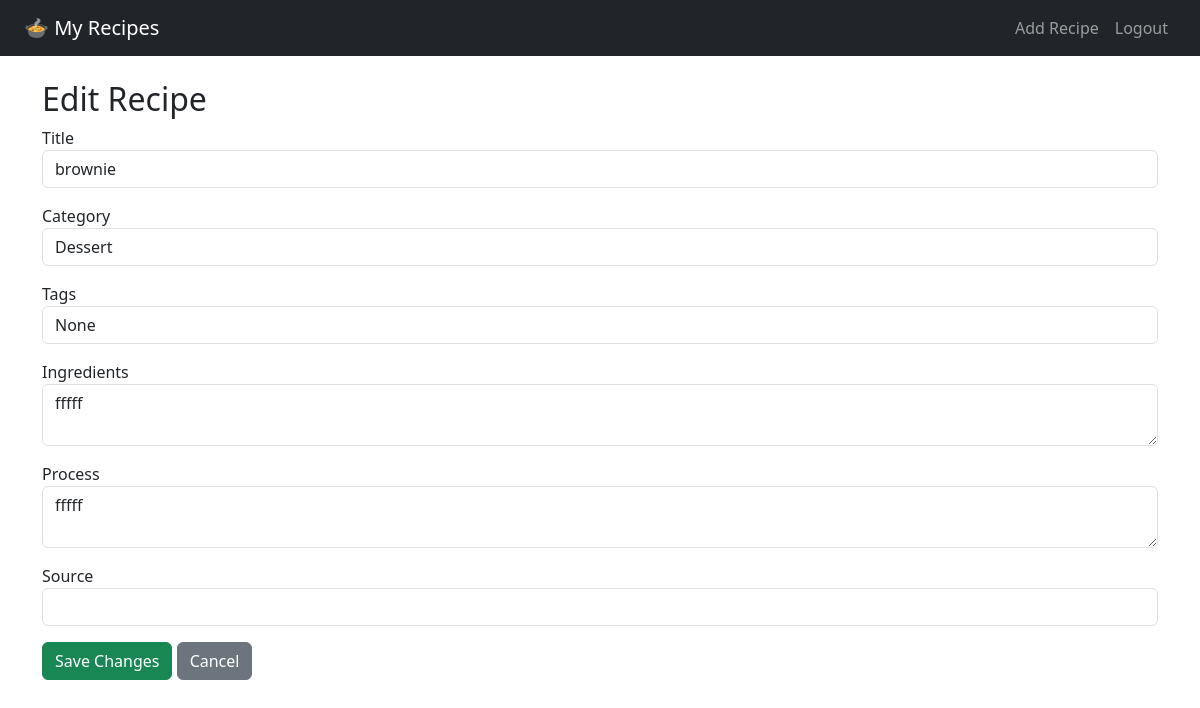
Page /edit/1 (signed in) on the committed database.
### app.py (models this page shows)
class Recipe(db.Model):
    id = db.Column(db.Integer, primary_key=True)
    title = db.Column(db.String(150), nullable=False)
    category = db.Column(db.String(50), nullable=False)
    tags = db.Column(db.String(150), nullable=True)
    ingredients = db.Column(db.Text, nullable=False)
    process = db.Column(db.Text, nullable=False)
    image = db.Column(db.String(150))
    source = db.Column(db.String(250))
    date = db.Column(db.DateTime, default=datetime.utcnow)
    votes_interesting = db.Column(db.Integer, default=0)
    votes_mindblowing = db.Column(db.Integer, default=0)
    votes_false = db.Column(db.Integer, default=0)
    user_id = db.Column(db.Integer, db.ForeignKey('user.id'))

### app.py (the view, shortened to what this page needs)
@app.route('/edit/<int:recipe_id>', methods=['GET', 'POST'])
@login_required
def edit_recipe(recipe_id):
    recipe = Recipe.query.get_or_404(recipe_id)
    if recipe.user_id != current_user.id:
        flash("You don't have permission to edit this recipe.")
        return redirect(url_for('index'))
    return render_template('edit_recipe.html', recipe=recipe)

### app.py (called while the page is built)
@login_manager.user_loader
def load_user(user_id):
    return User.query.get(int(user_id))

### templates/edit_recipe.html (shortened to what this page needs)
{% extends 'base.html' %}
{% block content %}
<h2>Edit Recipe</h2>
<form method="POST">
  <div class="mb-3">
    <label>Title</label>
    <input class="form-control" type="text" name="title" value="{{ recipe.title }}" required>
  </div>
  <div class="mb-3">
    <label>Category</label>
    <input class="form-control" type="text" name="category" value="{{ recipe.category }}" required>
  </div>
  <div class="mb-3">
    <label>Tags</label>
    <input class="form-control" type="text" name="tags" value="{{ recipe.tags }}">
  </div>
  <div class="mb-3">
    <label>Ingredients</label>
    <textarea class="form-control" name="ingredients">{{ recipe.ingredients }}</textarea>
  </div>
  <div class="mb-3">
    <label>Process</label>
    <textarea class="form-control" name="process">{{ recipe.process }}</textarea>
  </div>
  <div class="mb-3">
    <label>Source</label>
    <input class="form-control" type="text" name="source" value="{{ recipe.source }}">
  </div>
  <button class="btn btn-success">Save Changes</button>
  <a href="{{ url_for('recipe_detail', recipe_id=recipe.id) }}" class="btn btn-secondary">Cancel</a>
</form>
{% endblock %}

### rows in the picture
Recipe: title "brownie", category "Dessert", tags "None", ingredients "fffff", process "fffff"
